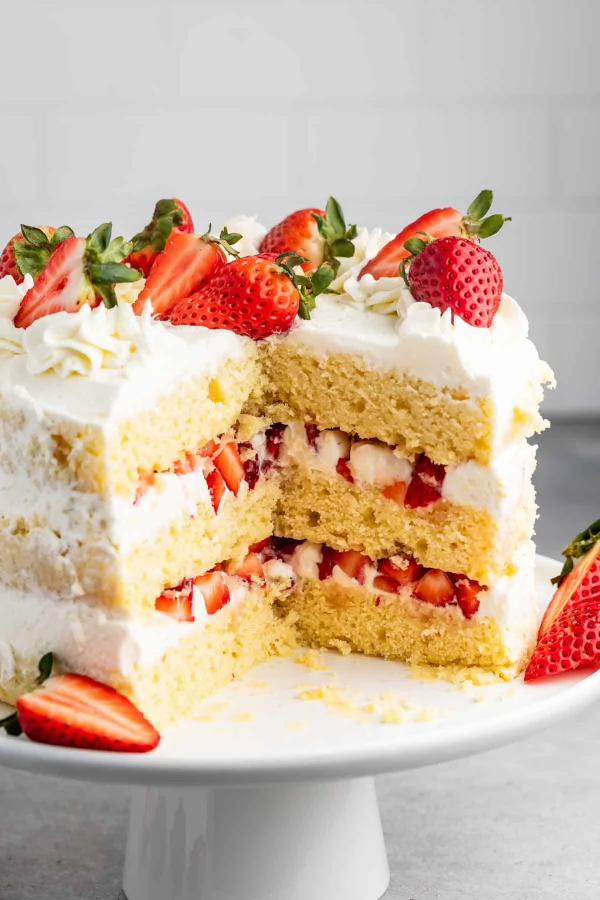
#> input picture img/cake4.png, 1200 x 1800 px (shown at 1/2 size)
$ jupyter execute --allow-errors profiling_analysis.ipynb
#> lines starting #> are read from the running program, lines starting #| are printed output that depends on the picture
### lab1.py
from pathlib import Path

import numpy as np

# import cv2
from PIL import Image
import gradio as gr
import time
from skimage.metrics import structural_similarity as ssim
import glob
import streamlit as st

# For streamlit configuration
st.set_page_config(page_title="Mosaic Reconstruction Tool", layout="wide")
#> (this line was passed over: streamlit is not available in this run)

st.title("Mosaic Reconstruction Tool")
#> (this line was passed over: streamlit is not available in this run)
st.markdown("Upload an image and adjust the tile size slider to view dynamic square mosaic reconstruction.")
#> (this line was passed over: streamlit is not available in this run)

# Step 1: Preprocess tile library at startup
# globs every .png and .jpg in tiles/, opens each as RGB
# stores the PIL image and each tile's average color
# st.cache_data computes this once only NOT on every slider move
# result = tile_avg_color(N, 3) array where N = number of tiles

@st.cache_data
def load_tile_files():
    tile_folder = "tiles"
    tile_paths = glob.glob(f"{tile_folder}/*.png") + glob.glob(f"{tile_folder}/*.jpg")

    tile_images_pil = []
    tile_avg_colors_list = []

    for p in tile_paths:
        try:
            img = Image.open(p).convert('RGB')
            arr = np.array(img)
            tile_images_pil.append(img)
            tile_avg_colors_list.append(arr.mean(axis=(0, 1)))
        except Exception as e:
            print(f"Error loading tile {p}: {e}")

    tile_avg_colors = np.array(tile_avg_colors_list)
    return tile_images_pil, tile_avg_colors

tile_images_pil, tile_avg_colors = load_tile_files()

# helper functions

# calculates mean squared pixel difference
def calculate_mse(img1, img2):
    """Calculates Mean Squared Error between two images."""
    return np.mean((img1.astype("float") - img2.astype("float")) ** 2)

# picks an odd window size of at most 7 BEC SSIM requires
# an odd window no larger than image
# [171 lines left out: functions calculate_ssim, find_best_tile, find_best_tile_looped, mosaic_construction, not called in this run]

col_left, col_right = st.columns([1, 2])

with col_left:
    uploaded_file = st.file_uploader("Upload Image", type=["png", "jpg", "jpeg"])
    tile_size = st.slider("Tile Size (px)", min_value=8, max_value=128, value=32, step=8)

with col_right:
    if uploaded_file is not None:
        input_image = Image.open(uploaded_file)
        img_cropped, img_segmented, img_mosaic, summary = mosaic_construction(input_image, tile_size)

        if img_cropped is not None:
            img_col1, img_col2, img_col3 = st.columns(3)
            with img_col1:
                st.image(img_cropped, caption="Square Crop", use_container_width=True)
            with img_col2:
                st.image(img_segmented, caption="Segmented Grid Overlay", use_container_width=True)
            with img_col3:
                st.image(img_mosaic, caption="Final Mosaic", use_container_width=True)

            st.text_area("Performance & Quality Metrics", value=summary, height=280)
        else:
            st.warning(summary)
    else:
    # Notice this is purely Streamlit syntax
        st.info("Upload an image in the left panel to begin reconstruction.")

### lab8.py
"""
Lab 8: optimized mosaic reconstruction tool.

Megu Kanzawa | 11/27/2026

Same inputs, outputs and Streamlit app as lab1.py, restructured for speed:

  1. Vectorized grid operations: the red grid, cell averaging and tile pasting use
     NumPy slicing, reshaping and fancy indexing; no loops over cells or pixels.
  2. Color matching: tile average colors and a k-d tree over them are computed once
     at startup; each call is a single vectorized nearest-neighbor query. The slow
     looped search is no longer run on every call (it is kept as a reference).
  3. Caching: tiles are loaded from disk once and shared across Streamlit reruns.
  4. Resizing: each tile size is resized once and cached, instead of resizing the
     whole library on every call. BILINEAR is kept so mosaics match lab1 exactly.
  5. Quality metrics (MSE, SSIM) are a separate, optional step. MSE uses one pass
     plus a BLAS dot product; SSIM is unchanged (scikit-image).

Run the app:      streamlit run lab8.py
Use as a module:  import lab8; lab8.mosaic_construction(image, tile_size)
"""

import functools
import glob
import time
from dataclasses import dataclass, field

import numpy as np
import streamlit as st
from PIL import Image
from scipy.spatial import cKDTree
from skimage.metrics import structural_similarity as ssim

TILE_FOLDER = "tiles"
RESAMPLE = Image.Resampling.BILINEAR   # same filter as lab1, so the mosaics are identical
GRID_COLOR = np.array([255, 0, 0], dtype=np.uint8)
TOO_LARGE_MSG = "Tile size is too large for this image."

STAGE_LABELS = {
    "to_array": "Convert to array",
    "crop_grid": "Crop + red grid",
    "cell_avg": "Cell averages",
    "search": "Nearest-tile search (k-d tree)",
    "resize": "Resize tiles (cached per size)",
    "paste": "Paste tiles",
    "mse": "MSE",
    "ssim": "SSIM",
    "to_pil": "Convert to PIL",
}


def _running_in_streamlit():
    """True under `streamlit run`, False when imported by tests or a notebook."""
    try:
        from streamlit import runtime
        return runtime.exists()
    except Exception:
        return False


IN_STREAMLIT = _running_in_streamlit()

if IN_STREAMLIT:
    st.set_page_config(page_title="Mosaic Reconstruction Tool", layout="wide")

cache_resource = st.cache_resource(show_spinner=False) if IN_STREAMLIT else functools.cache


# ---------------------------------------------------------------------------
# Tile library: loaded once, features precomputed, resized versions cached
# ---------------------------------------------------------------------------

class TileLibrary:
    """Tile images loaded once, with precomputed average colors, a k-d tree over
    those colors, and a cache of resized tiles per tile size."""

    # [21 lines left out: function __init__, not called in this run]

    def __len__(self):
        return len(self.images)

    # [8 lines left out: function resized, not called in this run]

    def clear_resize_cache(self):
        """Forget resized tiles (used to measure the cost of a first, uncached call)."""
        self._resized.clear()

    # [4 lines left out: function nearest, not called in this run]


@cache_resource
def get_tile_library(folder=TILE_FOLDER):
    return TileLibrary(folder)


TILES = get_tile_library()

# Same names as lab1, for the test suite and existing code.
tile_images_pil = TILES.images
tile_avg_colors = TILES.avg_colors


# ---------------------------------------------------------------------------
# Quality metrics
# ---------------------------------------------------------------------------

# [13 lines left out: functions calculate_mse, calculate_ssim, not called in this run]


# ---------------------------------------------------------------------------
# Mosaic building blocks (all vectorized)
# ---------------------------------------------------------------------------

class TileSizeError(ValueError):
    """Raised when not even one tile fits in the image."""


# [51 lines left out: functions to_rgb_array, center_crop_square, draw_grid, cell_average_colors, assemble_mosaic, not called in this run]


def find_best_tile(cell_avg_colors):
    """Closest tile for every cell, shape (rows, cols), using the precomputed k-d tree."""
    return TILES.nearest(cell_avg_colors)


# [16 lines left out: function find_best_tile_looped, not called in this run]


# ---------------------------------------------------------------------------
# Mosaic generation
# ---------------------------------------------------------------------------

@dataclass
class MosaicResult:
    cropped: np.ndarray            # square-cropped input, (D, D, 3)
    segmented: np.ndarray          # cropped input with the red grid drawn on it
    mosaic: np.ndarray             # final mosaic, (D, D, 3)
    cell_avg_colors: np.ndarray    # (grid, grid, 3)
    tile_indices: np.ndarray       # (grid, grid) index of the tile used in each cell
    tile_size: int
    grid_dim: int
    timings: dict = field(default_factory=dict)   # stage key -> ms
    mse: float | None = None
    ssim: float | None = None


# [147 lines left out: functions build_mosaic, format_summary, mosaic_construction, main, not called in this run]


if IN_STREAMLIT:
    main()

### profiling_analysis.ipynb
# Lab 8: Profiling and optimization analysis

Baseline profiling of `lab1.py` (mosaic reconstruction) and before/after comparison with the optimized `lab8.py`.

**Baseline model:** the `lab1.py` mosaic pipeline with **`find_best_tile_looped()`** choosing the tiles (defined once, in the *Baseline model* section). Parts 1, 1b and 5 all time this same baseline.

**How to use:** keep this notebook in the project folder, next to `lab1.py`, `lab8.py`, `tiles/` and `img/`. Run the cells top to bottom (*Run All* works). Everything is saved to `perf_results/`.

| Part | What it does | Files saved in `perf_results/` |
|---|---|---|
| 1 | Baseline total time, mean of N runs, all 9 configs | `baseline_timing.csv/.txt`, `baseline_scaling.png` |
| 1b | Baseline per-stage breakdown | `baseline_breakdown.csv/.txt/.png` |
| 2 | Function-level profile (cProfile) | `cprofile_<size>px_grid<n>.txt/.prof` |
| 3 | Line-by-line profile (line_profiler) | `line_profile_<size>px_grid<n>.txt` |
| 4 | Updated code with optimizations (`lab8.py`) | – |
| 5 | Before/after comparison: timing, speedups, correctness | `comparison_*`, `lab8_stage_speedups.*`, `lab8_resize_cache.txt`, `report_tables.md`, `cprofile_lab8_*` |

## Setup

[cell 1]
import cProfile
import csv
import importlib
import io
import os
import pstats
import re
import statistics
import sys
import time
from pathlib import Path

import matplotlib.pyplot as plt
import numpy as np
from PIL import Image

[cell 2]
PROJECT_DIR = Path.cwd()
# PROJECT_DIR = Path("/path/to/your/project")

if not (PROJECT_DIR / "lab1.py").exists():
    raise FileNotFoundError(f"lab1.py not found in {PROJECT_DIR}; set PROJECT_DIR above")

# lab1.py loads tiles/ with a relative path at import time, so chdir first.
os.chdir(PROJECT_DIR)
if str(PROJECT_DIR) not in sys.path:
    sys.path.insert(0, str(PROJECT_DIR))

# Importing lab1 runs its Streamlit calls in "bare mode"; warnings about a missing
# ScriptRunContext are expected and harmless. reload() picks up edits to lab1.py
# without restarting the kernel.
#> (the rest of this cell did not finish here and is left out)

## Configuration

[cell 3]
IMAGE_SIZES = [256, 512, 1024]
# "Grid size" = number of tiles per side, so tile_size = image_size // grid_size.
# e.g. 256x256 with a 16x16 grid -> 16 px tiles; 1024x1024 with 64x64 -> 16 px tiles.
GRID_SIZES = [16, 32, 64]
REQUIRED_CONFIGS = [(256, 16), (512, 32), (1024, 64)]

RUNS = 3                    # timed runs per configuration
WARMUP = 1                  # untimed warm-up runs per configuration
CPROFILE_TOP = 20           # rows to show in each cProfile table
LINE_PROFILE_CONFIG = (1024, 64)   # (image size, grid size) for line_profiler

TEST_IMAGE_DIR = PROJECT_DIR / "test_images"
SOURCE_IMAGE = PROJECT_DIR / "img" / "cake4.png"

# Functions profiled line by line in Part 3.
#> (the rest of this cell did not finish here and is left out)

## Helpers

[cell 4]
def load_test_images():
    """Same images the test suite uses: test_images/test_<n>x<n>.png, made from img/cake4.png."""
    TEST_IMAGE_DIR.mkdir(exist_ok=True)
    images = {}
    for size in IMAGE_SIZES:
        path = TEST_IMAGE_DIR / f"test_{size}x{size}.png"
        if not path.exists():
            if not SOURCE_IMAGE.exists():
                raise FileNotFoundError(f"{SOURCE_IMAGE} not found and {path} does not exist")
            (Image.open(SOURCE_IMAGE).convert("RGB")
                  .resize((size, size), Image.Resampling.LANCZOS)
                  .save(path))
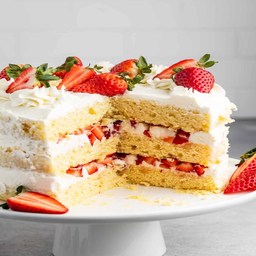
#> saved as test_256x256.png: PIL image 256x256 RGB; mean R, G, B 205.6, 181, 160.5
        images[size] = Image.open(path).convert("RGB")
    return images


def tile_size_for(image_size, grid_size):
    return image_size // grid_size


def grab(pattern, text):
    m = re.search(pattern, text)
    return float(m.group(1)) if m else float("nan")


def banner(title):
    line = "=" * 78
    return f"\n{line}\n{title}\n{line}"


# [21 lines left out: functions save_text, save_csv, save_and_show, not called in this run]

[cell 5]
images = load_test_images()
#> images = 3 items
for size, img in images.items():
    print(f"{size}x{size}: {img.size}")
#> this loop made 3 passes
#> size on passes 1 to 3: 256, 512, 1024
#> (printed output is left out)
#> (the rest of the program and of its run is left out)
